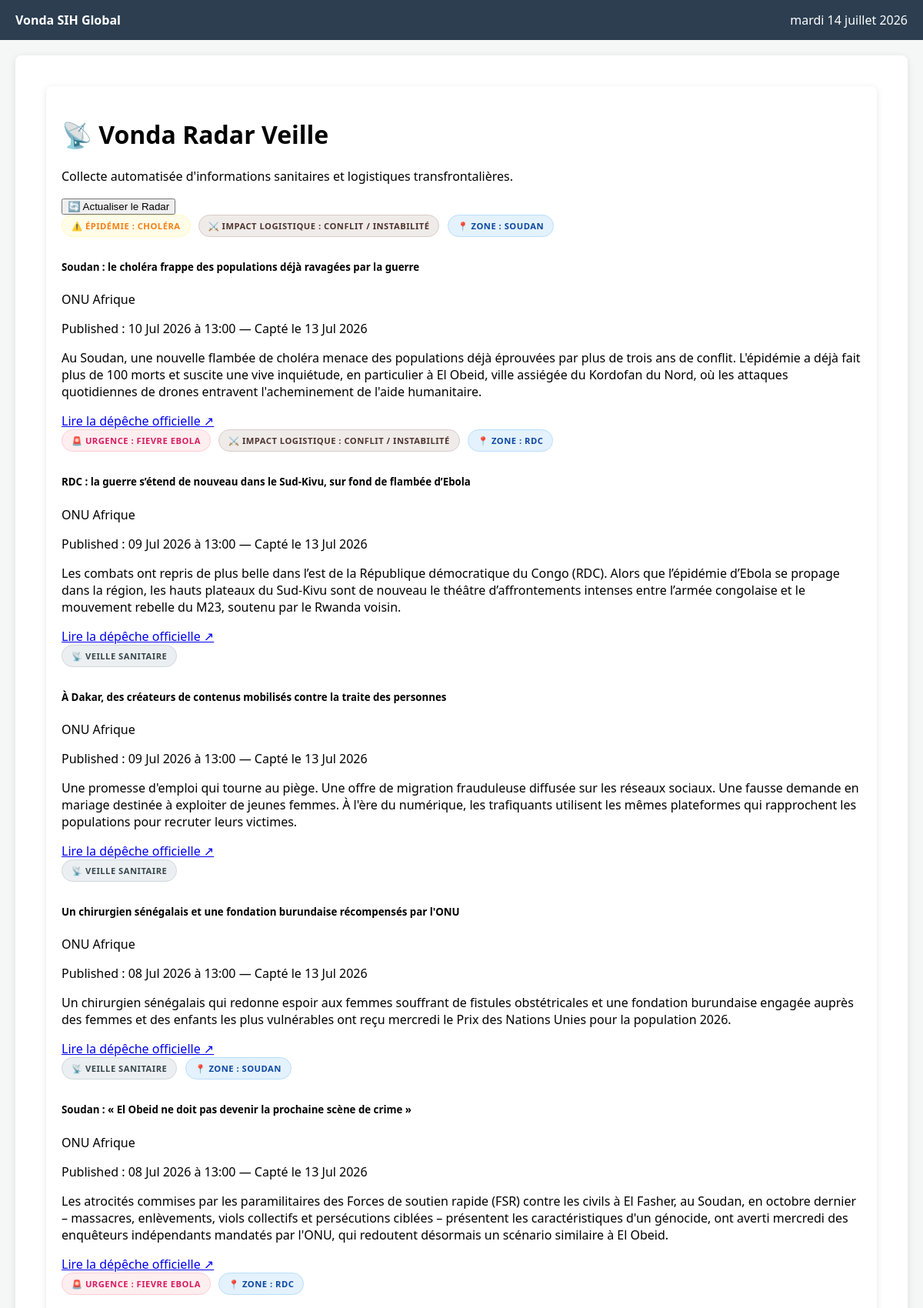
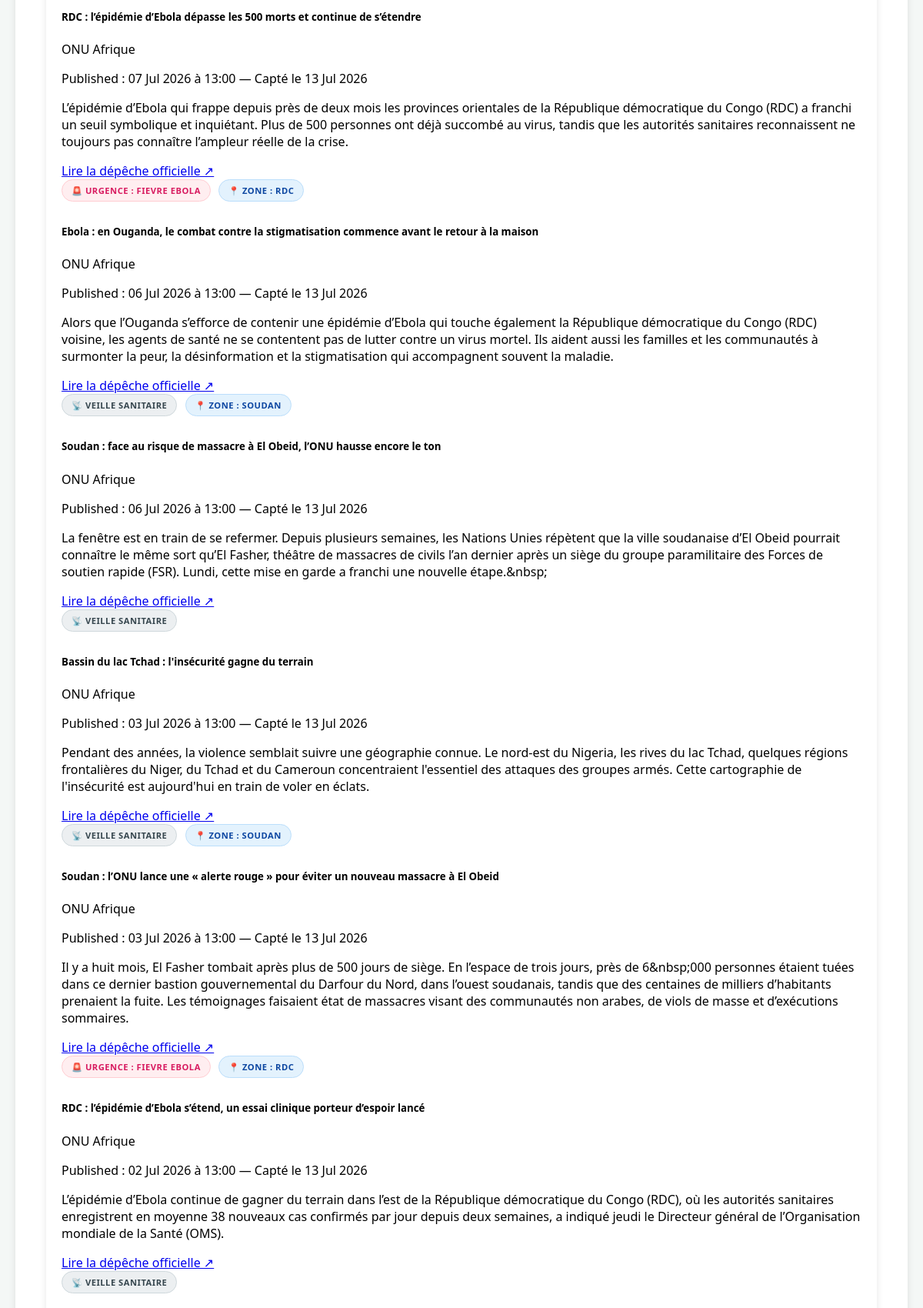
The app's page /radar/ (signed in, upper part) with its own data (2 pictures, top to bottom).
### pharmacy/models.py (models this page shows, shortened)
class ArticleVeille(models.Model):
    titre = models.CharField(max_length=255)
    lien = models.URLField(unique=True)
    description = models.TextField(blank=True, null=True)
    source = models.CharField(max_length=100)
    date_publication = models.DateTimeField()
    date_collecte = models.DateTimeField(auto_now_add=True)
    class Meta:
        ordering = ['-date_publication']

### pharmacy/views.py (the view, shortened to what this page needs)
# urls.py: path('radar/', views.radar_veille_view, name='radar_veille'),
@login_required
def radar_veille_view(request):
    articles = ArticleVeille.objects.all().order_by('-date_publication')[:30]
    return render(request, 'pharmacy/radar_veille.html', {
        'articles': articles
    })

### pharmacy/templates/pharmacy/radar_veille.html (shortened to what this page needs)
{% extends 'base.html' %}
{% load static %}
{% block content %}
<div class="container mt-4">
    <div class="d-flex justify-content-between align-items-center mb-4 border-bottom pb-3">
        <div>
            <h1 class="h2 text-primary">📡 Vonda Radar Veille</h1>
            <p class="text-muted mb-0">Collecte automatisée d'informations sanitaires et logistiques transfrontalières.</p>
        </div>
        <form method="POST" action="{% url 'radar_veille' %}">
            <button type="submit" name="actualiser" class="btn btn-success d-flex align-items-center gap-2">
                <span>🔄</span> Actualiser le Radar
            </button>
        </form>
    </div>
    <div class="row">
        {% if articles %}
            {% for article in articles %}
                <div class="col-md-12 mb-3">
                    <div class="card shadow-sm border-start border-primary border-4">
                        <div class="card-body">
                            <div class="mb-2">
                                {% if "corona" in article.description|lower or "covid" in article.description|lower or "wuhan" in article.description|lower or "corona" in article.titre|lower or "covid" in article.titre|lower %}
                                    <span class="badge-alerte badge-pandemie">☣️ PANDÉMIE : CORONAVIRUS / SRAS</span>
                                {% elif "ebola" in article.description|lower or "ebola" in article.titre|lower %}
                                    <span class="badge-alerte badge-ebola">🚨 URGENCE : FIEVRE EBOLA</span>
                                {% elif "choléra" in article.description|lower or "cholera" in article.description|lower or "cholera" in article.titre|lower or "choléra" in article.titre|lower %}
                                    <span class="badge-alerte badge-cholera">⚠️ ÉPIDÉMIE : CHOLÉRA</span>
                                {% elif "mpox" in article.description|lower or "variole" in article.description|lower or "mpox" in article.titre|lower %}
                                    <span class="badge-alerte badge-pandemie">🐵 ALERTE : MPOX</span>
                                {% elif "grippe" in article.description|lower or "h5n1" in article.description|lower or "grippe" in article.titre|lower %}
                                    <span class="badge-alerte badge-globale">🧬 ALERTE VIRALE : GRIPPE HORS-NORME</span>
                                {% else %}
                                    <span class="badge-alerte badge-veille">📡 VEILLE SANITAIRE</span>
                                {% endif %}
                                {% if "m23" in article.description|lower or "guerre" in article.description|lower or "combat" in article.description|lower or "bombardement" in article.description|lower or "conflit" in article.description|lower or "guerre" in article.titre|lower or "conflit" in article.titre|lower %}
                                    <span class="badge-alerte badge-conflit">⚔️ IMPACT LOGISTIQUE : CONFLIT / INSTABILITÉ</span>
                                {% endif %}
                                {% if "rdc" in article.description|lower or "congo" in article.description|lower or "rdc" in article.titre|lower or "congo" in article.titre|lower %}
                                    <span class="badge-alerte badge-pays">📍 Zone : RDC</span>
                                {% elif "soudan" in article.description|lower or "soudan" in article.titre|lower %}
                                    <span class="badge-alerte badge-pays">📍 Zone : Soudan</span>
                                {% elif "chine" in article.description|lower or "china" in article.description|lower or "wuhan" in article.description|lower %}
                                    <span class="badge-alerte badge-pays">📍 Zone : Chine</span>
                                {% elif "angola" in article.description|lower or "luanda" in article.description|lower %}
                                    <span class="badge-alerte badge-pays">📍 Zone : Angola</span>
                                {% endif %}
                            </div>
                            <div class="d-flex justify-content-between align-items-start mt-2">
                                <h5 class="card-title text-dark mb-1">{{ article.titre }}</h5>
                                <span class="badge bg-secondary">{{ article.source }}</span>
                            </div>
                            <p class="card-text text-muted small mb-2">
                                Published : {{ article.date_publication|date:"d M Y à H:i" }} —
                                <span class="text-info">Capté le {{ article.date_collecte|date:"d M Y" }}</span>
                            </p>
                            <p class="card-text text-secondary">{{ article.description|striptags }}</p>
                            <a href="{{ article.lien }}" target="_blank" class="btn btn-sm btn-outline-primary d-inline-flex align-items-center gap-1">
                                Lire la dépêche officielle ↗
                            </a>
                        </div>
                    </div>
                </div>
            {% endfor %}
        {% endif %}
    </div>
</div>
{% endblock %}

### templates/base.html (style rules this page uses)
body { font-family: 'Segoe UI', Tahoma, Geneva, Verdana, sans-serif; margin: 0; background-color: #f4f7f6; }
.container { background: white; padding: 20px; border-radius: 8px; box-shadow: 0 2px 10px rgba(0,0,0,0.1); margin: 20px; }

### pharmacy/templates/pharmacy/radar_veille.html (style rules this page uses)
.badge-alerte { display: inline-block; padding: 6px 12px; border-radius: 30px; font-size: 0.7rem; font-weight: 700; margin-right: 6px; margin-bottom: 8px; text-transform: uppercase; letter-spacing: 0.5px; border: 1px solid transparent; }
.badge-ebola { background-color: #ffeef0; color: #d81b60; border-color: #ffcdd2; animation: pulse-red 2s infinite; }
.badge-cholera { background-color: #fffde7; color: #f57f17; border-color: #fff9c4; }
.badge-conflit { background-color: #efebe9; color: #4e342e; border-color: #d7ccc8; }
.badge-veille { background-color: #eceff1; color: #37474f; border-color: #cfd8dc; }
.badge-pays { background-color: #e3f2fd; color: #0d47a1; border-color: #bbdefb; }

### records on screen
ArticleVeille: shows "⚠️ ÉPIDÉMIE : CHOLÉRA", shows "⚔️ IMPACT LOGISTIQUE : CONFLIT / INSTABILITÉ", shows "📍 ZONE : SOUDAN", titre "Soudan : le choléra frappe des populations déjà ravagées par la guerre", source "ONU Afrique", date_publication "10 Jul 2026 à 13:00", date_collecte "13 Jul 2026", description "Au Soudan, une nouvelle flambée de choléra menace des populations déjà éprouvées par plus de trois ans de conflit. L'épidémie a déjà fait plus de 100 morts et suscite une vive inquiétude, en particulier à El Obeid, ville assiégée du Kordofan du Nord, où les attaques quotidiennes de drones entravent l'acheminement de l'aide humanitaire."
ArticleVeille: shows "🚨 URGENCE : FIEVRE EBOLA", shows "⚔️ IMPACT LOGISTIQUE : CONFLIT / INSTABILITÉ", shows "📍 ZONE : RDC", titre "RDC : la guerre s’étend de nouveau dans le Sud-Kivu, sur fond de flambée d’Ebola", source "ONU Afrique", date_publication "09 Jul 2026 à 13:00", date_collecte "13 Jul 2026", description "Les combats ont repris de plus belle dans l’est de la République démocratique du Congo (RDC). Alors que l’épidémie d’Ebola se propage dans la région, les hauts plateaux du Sud-Kivu sont de nouveau le théâtre d’affrontements intenses entre l’armée congolaise et le mouvement rebelle du M23, soutenu par le Rwanda voisin."
ArticleVeille: shows "📡 VEILLE SANITAIRE", titre "À Dakar, des créateurs de contenus mobilisés contre la traite des personnes", source "ONU Afrique", date_publication "09 Jul 2026 à 13:00", date_collecte "13 Jul 2026", description "Une promesse d'emploi qui tourne au piège. Une offre de migration frauduleuse diffusée sur les réseaux sociaux. Une fausse demande en mariage destinée à exploiter de jeunes femmes. À l'ère du numérique, les trafiquants utilisent les mêmes plateformes qui rapprochent les populations pour recruter leurs victimes."
ArticleVeille: shows "📡 VEILLE SANITAIRE", titre "Un chirurgien sénégalais et une fondation burundaise récompensés par l'ONU", source "ONU Afrique", date_publication "08 Jul 2026 à 13:00", date_collecte "13 Jul 2026", description "Un chirurgien sénégalais qui redonne espoir aux femmes souffrant de fistules obstétricales et une fondation burundaise engagée auprès des femmes et des enfants les plus vulnérables ont reçu mercredi le Prix des Nations Unies pour la population 2026."
ArticleVeille: shows "📡 VEILLE SANITAIRE", shows "📍 ZONE : SOUDAN", titre "Soudan : « El Obeid ne doit pas devenir la prochaine scène de crime »", source "ONU Afrique", date_publication "08 Jul 2026 à 13:00", date_collecte "13 Jul 2026", description "Les atrocités commises par les paramilitaires des Forces de soutien rapide (FSR) contre les civils à El Fasher, au Soudan, en octobre dernier – massacres, enlèvements, viols collectifs et persécutions ciblées – présentent les caractéristiques d'un génocide, ont averti mercredi des enquêteurs indépendants mandatés par l'ONU, qui redoutent désormais un scénario similaire à El Obeid."
ArticleVeille: shows "🚨 URGENCE : FIEVRE EBOLA", shows "📍 ZONE : RDC", titre "RDC : l’épidémie d’Ebola dépasse les 500 morts et continue de s’étendre", source "ONU Afrique", date_publication "07 Jul 2026 à 13:00", date_collecte "13 Jul 2026", description "L’épidémie d’Ebola qui frappe depuis près de deux mois les provinces orientales de la République démocratique du Congo (RDC) a franchi un seuil symbolique et inquiétant. Plus de 500 personnes ont déjà succombé au virus, tandis que les autorités sanitaires reconnaissent ne toujours pas connaître l’ampleur réelle de la crise."
ArticleVeille: shows "🚨 URGENCE : FIEVRE EBOLA", shows "📍 ZONE : RDC", titre "Ebola : en Ouganda, le combat contre la stigmatisation commence avant le retour à la maison", source "ONU Afrique", date_publication "06 Jul 2026 à 13:00", date_collecte "13 Jul 2026", description "Alors que l’Ouganda s’efforce de contenir une épidémie d’Ebola qui touche également la République démocratique du Congo (RDC) voisine, les agents de santé ne se contentent pas de lutter contre un virus mortel. Ils aident aussi les familles et les communautés à surmonter la peur, la désinformation et la stigmatisation qui accompagnent souvent la maladie."
ArticleVeille: shows "📡 VEILLE SANITAIRE", shows "📍 ZONE : SOUDAN", titre "Soudan : face au risque de massacre à El Obeid, l’ONU hausse encore le ton", source "ONU Afrique", date_publication "06 Jul 2026 à 13:00", date_collecte "13 Jul 2026", description "La fenêtre est en train de se refermer. Depuis plusieurs semaines, les Nations Unies répètent que la ville soudanaise d’El Obeid pourrait connaître le même sort qu’El Fasher, théâtre de massacres de civils l’an dernier après un siège du groupe paramilitaire des Forces de soutien rapide (FSR). Lundi, cette mise en garde a franchi une nouvelle étape.&nbsp;"
ArticleVeille: shows "📡 VEILLE SANITAIRE", titre "Bassin du lac Tchad : l'insécurité gagne du terrain", source "ONU Afrique", date_publication "03 Jul 2026 à 13:00", date_collecte "13 Jul 2026", description "Pendant des années, la violence semblait suivre une géographie connue. Le nord-est du Nigeria, les rives du lac Tchad, quelques régions frontalières du Niger, du Tchad et du Cameroun concentraient l'essentiel des attaques des groupes armés. Cette cartographie de l'insécurité est aujourd'hui en train de voler en éclats."
ArticleVeille: shows "📡 VEILLE SANITAIRE", shows "📍 ZONE : SOUDAN", titre "Soudan : l’ONU lance une « alerte rouge » pour éviter un nouveau massacre à El Obeid", source "ONU Afrique", date_publication "03 Jul 2026 à 13:00", date_collecte "13 Jul 2026", description "Il y a huit mois, El Fasher tombait après plus de 500 jours de siège. En l’espace de trois jours, près de 6&nbsp;000 personnes étaient tuées dans ce dernier bastion gouvernemental du Darfour du Nord, dans l’ouest soudanais, tandis que des centaines de milliers d’habitants prenaient la fuite. Les témoignages faisaient état de massacres visant des communautés non arabes, de viols de masse et d’exécutions sommaires."
ArticleVeille: shows "🚨 URGENCE : FIEVRE EBOLA", shows "📍 ZONE : RDC", titre "RDC : l’épidémie d’Ebola s’étend, un essai clinique porteur d’espoir lancé", source "ONU Afrique", date_publication "02 Jul 2026 à 13:00", date_collecte "13 Jul 2026", description "L’épidémie d’Ebola continue de gagner du terrain dans l’est de la République démocratique du Congo (RDC), où les autorités sanitaires enregistrent en moyenne 38 nouveaux cas confirmés par jour depuis deux semaines, a indiqué jeudi le Directeur général de l’Organisation mondiale de la Santé (OMS)."
ArticleVeille: shows "📡 VEILLE SANITAIRE"
